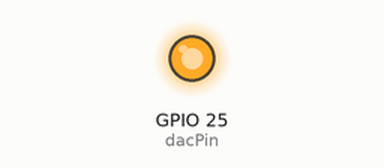
Simulated run of this sketch. Board: ESP32. On the bench: output pins drawn as LEDs (lit = HIGH).

Above: at 0.1 s.
Timing chart, 0 to 1.6 s (numbered marks = the images above):
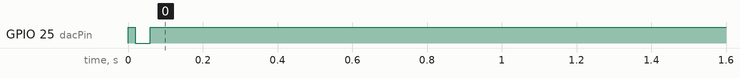

The sketch:

delay-checkpoint.ino
```cpp
const int dacPin = 25;
const int numSamples = 512;
uint8_t data[numSamples];
const unsigned long targetTime = 10000; // 目標時間 10 毫秒 (10000 微秒)

void setup() {
    pinMode(dacPin, OUTPUT);
    Serial.begin(9600);

    // 預先生成 0-255 的數據
    for (int i = 0; i < numSamples; i++) {
        data[i] = (i * 255) / (numSamples - 1);
    }
}

void loop() {
    unsigned long start = micros(); // 開始計時

    for (int i = 0; i < numSamples; i++) {
        dacWrite(dacPin, data[i]);
    }

    unsigned long end = micros(); // 結束計時
    unsigned long duration = end - start;

    if (duration < targetTime) {
        while ((micros() - start) < targetTime) {
        }
    }

}
```

Measured:
- by itself, GPIO 25 (dacPin): LOW → HIGH at 0.00 s, → LOW 0.02 s later, → HIGH 0.04 s later
